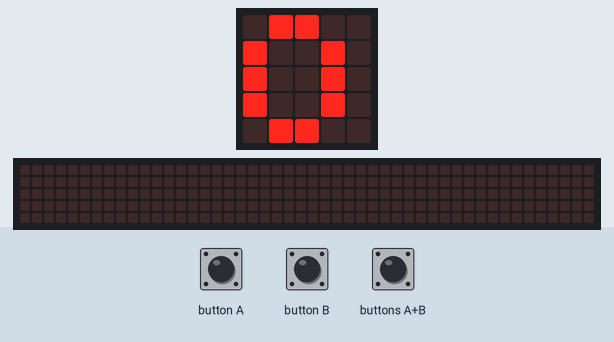
Recording of a program running on a simulated BBC micro:bit (MakeCode). Shown: the board's 5×5 LED display, a strip that is not on the board, showing the scrolling text unrolled. The inputs (shaded band) are chosen by the test bench. The 48×5 strip is a reading aid, not a part: it shows the text the display is scrolling, unrolled, one strip-width of it at a time.

Above: at 1.2 s.
1.3 s: button B pressed for 0.15 s
At 1.61 s:
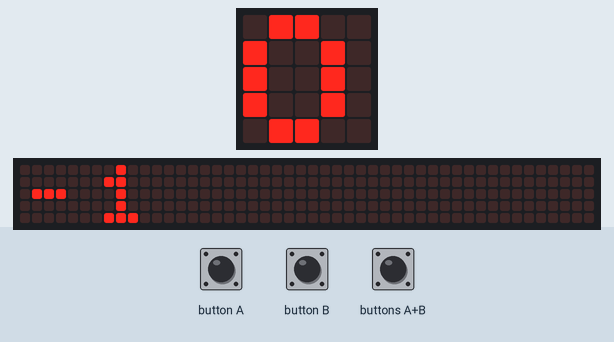
2.0 s: button A pressed for 0.15 s
2.7 s: button A pressed for 0.15 s
3.4 s: buttons A+B pressed for 0.15 s
4.1 s: button B pressed for 0.15 s
At 4.78 s:
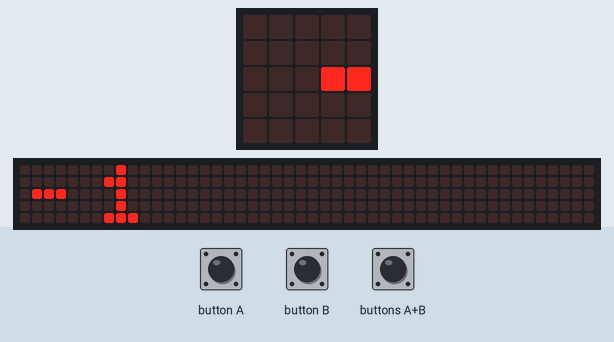
4.8 s: buttons A+B pressed for 1 s
At 7.19 s:
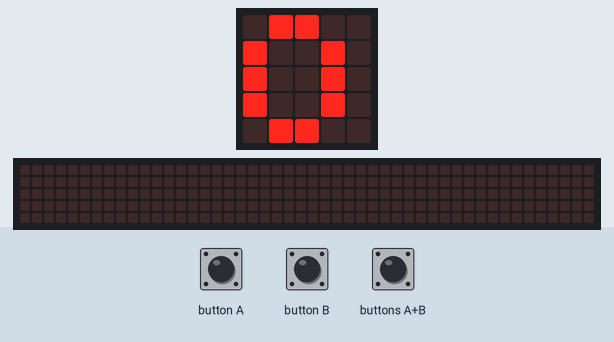
Timing chart, 0 to 7.4 s (numbered marks = the images above; inputs shaded):
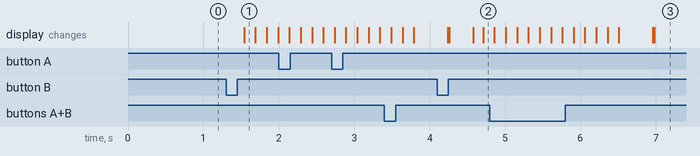

The program:

main.ts
```typescript
input.onButtonPressed(Button.A, function () {
    Personne += 1
})
input.onButtonPressed(Button.AB, function () {
    Personne = 0
})
input.onButtonPressed(Button.B, function () {
    Personne += -1
})
let Personne = 0
Personne = 0
basic.forever(function () {
    basic.showNumber(Personne)
})
basic.forever(function () {
    if (Personne >= 10) {
        basic.showIcon(IconNames.No)
    }
})
```

test.ts
```typescript
// les tests vont ici ; cela ne sera pas compilé si ce paquet est utilisé en tant qu'extension.
```

Measured:
- after the input at 1.3 s, the display: changes after 0.24 s (image 1)
